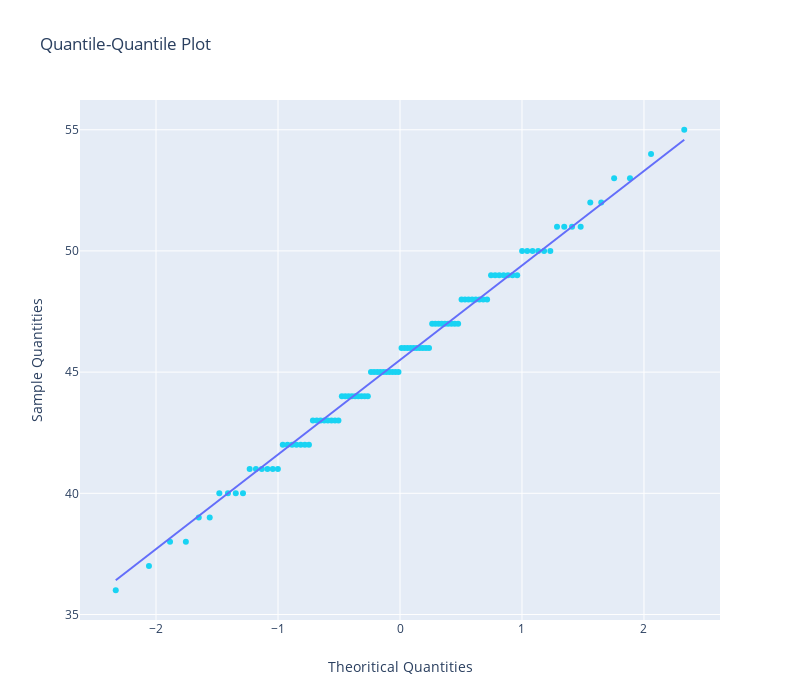

Notebook cell for this chart:
### Markdown cell above
# Gráfico quantil-quantil

![](https://miro.medium.com/max/475/0*EfnZXzw3KDz-HN19.png)

### Code cell
from statsmodels.graphics.gofplots import qqplot

qqplot_data = qqplot(current_df, line='s').gca().lines
fig = go.Figure()

fig.add_trace({
    'type': 'scatter',
    'x': qqplot_data[0].get_xdata(),
    'y': qqplot_data[0].get_ydata(),
    'mode': 'markers',
    'marker': {
        'color': '#19d3f3'
    }
})

fig.add_trace({
    'type': 'scatter',
    'x': qqplot_data[1].get_xdata(),
    'y': qqplot_data[1].get_ydata(),
    'mode': 'lines',
    'line': {
        'color': '#636efa'
    }

})


fig['layout'].update({
    'title': 'Quantile-Quantile Plot',
    'xaxis': {
        'title': 'Theoritical Quantities',
        'zeroline': False
    },
    'yaxis': {
        'title': 'Sample Quantities'
    },
    'showlegend': False,
    'width': 800,
    'height': 700,
})


iplot(fig, filename='normality-QQ')
